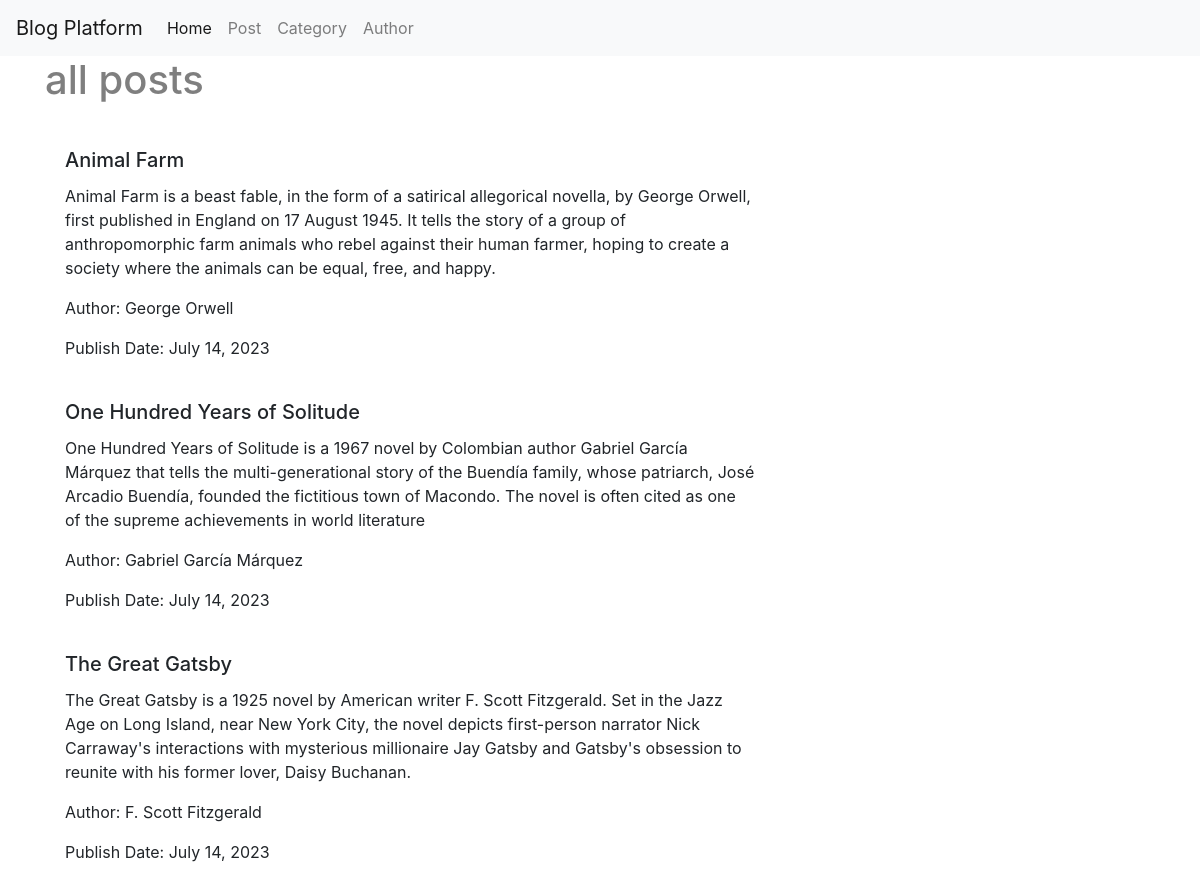
/posts/, run on the app's committed database.
### BlogApp/models.py (models this page shows, shortened)
class Post(models.Model):
    title = models.CharField(max_length=100)
    content = models.TextField()
    author = models.CharField(max_length=100)
    date = models.DateField(auto_now_add=True)

### BlogApp/views.py (the view)
# urls.py: path("posts/", views.view_post),
def view_post(request):
    posts = Post.objects.all()
    context = {"posts": posts}
    return render(request, "post.html", context)

### Template/post.html
{% extends 'base.html' %}
{% block content %}
    <div class="container">
        <h1 class="mb-4 text-black-50">all posts</h1>
        <div class="row">
            {% for post in posts %}
                <div class="col-md-8">
                <div class="card-body">
                        <h5 class="card-title">{{ post.title }}</h5>
                        <p class="card-text">{{ post.content }}</p>
                        <p class="card-text">Author: {{ post.author }}</p>
                        <p class="card-text">Publish Date: {{ post.date }}</p>
                    </div>
                </div>
            {% endfor %}
        </div>
    </div>
{% endblock %}

### data on the page
Post: title "Animal Farm", content "Animal Farm is a beast fable, in the form of a satirical allegorical novella, by George Orwell, first published in England on 17 August 1945. It tells the story of a group of anthropomorphic farm animals who rebel against their human farmer, hoping to create a society where the animals can be equal, free, and happy.", author "George Orwell", date "July 14, 2023"
Post: title "One Hundred Years of Solitude", content "One Hundred Years of Solitude is a 1967 novel by Colombian author Gabriel García Márquez that tells the multi-generational story of the Buendía family, whose patriarch, José Arcadio Buendía, founded the fictitious town of Macondo. The novel is often cited as one of the supreme achievements in world literature", author "Gabriel García Márquez", date "July 14, 2023"
Post: title "The Great Gatsby", content "The Great Gatsby is a 1925 novel by American writer F. Scott Fitzgerald. Set in the Jazz Age on Long Island, near New York City, the novel depicts first-person narrator Nick Carraway's interactions with mysterious millionaire Jay Gatsby and Gatsby's obsession to reunite with his former lover, Daisy Buchanan.", author "F. Scott Fitzgerald", date "July 14, 2023"
